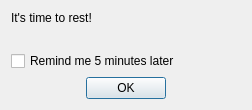
<?xml version="1.0" encoding="UTF-8"?>
<ui version="4.0">
 <class>RestDialog</class>
 <widget class="QDialog" name="RestDialog">
  <property name="geometry">
   <rect>
    <x>0</x>
    <y>0</y>
    <width>252</width>
    <height>103</height>
   </rect>
  </property>
  <property name="minimumSize">
   <size>
    <width>0</width>
    <height>0</height>
   </size>
  </property>
  <property name="maximumSize">
   <size>
    <width>252</width>
    <height>103</height>
   </size>
  </property>
  <property name="windowTitle">
   <string>Restnotifier</string>
  </property>
  <layout class="QVBoxLayout" name="verticalLayout">
   <item>
    <widget class="QLabel" name="messageLabel">
     <property name="text">
      <string>It's time to rest!</string>
     </property>
    </widget>
   </item>
   <item>
    <spacer name="verticalSpacer_2">
     <property name="orientation">
      <enum>Qt::Vertical</enum>
     </property>
     <property name="sizeType">
      <enum>QSizePolicy::MinimumExpanding</enum>
     </property>
     <property name="sizeHint" stdset="0">
      <size>
       <width>20</width>
       <height>20</height>
      </size>
     </property>
    </spacer>
   </item>
   <item>
    <widget class="QCheckBox" name="afterCheckBox">
     <property name="text">
      <string>Remind me 5 minutes later</string>
     </property>
     <property name="tristate">
      <bool>false</bool>
     </property>
    </widget>
   </item>
   <item>
    <widget class="QDialogButtonBox" name="buttonBox">
     <property name="orientation">
      <enum>Qt::Horizontal</enum>
     </property>
     <property name="standardButtons">
      <set>QDialogButtonBox::Ok</set>
     </property>
     <property name="centerButtons">
      <bool>true</bool>
     </property>
    </widget>
   </item>
  </layout>
 </widget>
 <resources/>
 <connections>
  <connection>
   <sender>buttonBox</sender>
   <signal>accepted()</signal>
   <receiver>RestDialog</receiver>
   <slot>accept()</slot>
   <hints>
    <hint type="sourcelabel">
     <x>248</x>
     <y>254</y>
    </hint>
    <hint type="destinationlabel">
     <x>157</x>
     <y>274</y>
    </hint>
   </hints>
  </connection>
  <connection>
   <sender>buttonBox</sender>
   <signal>rejected()</signal>
   <receiver>RestDialog</receiver>
   <slot>reject()</slot>
   <hints>
    <hint type="sourcelabel">
     <x>316</x>
     <y>260</y>
    </hint>
    <hint type="destinationlabel">
     <x>286</x>
     <y>274</y>
    </hint>
   </hints>
  </connection>
 </connections>
</ui>
